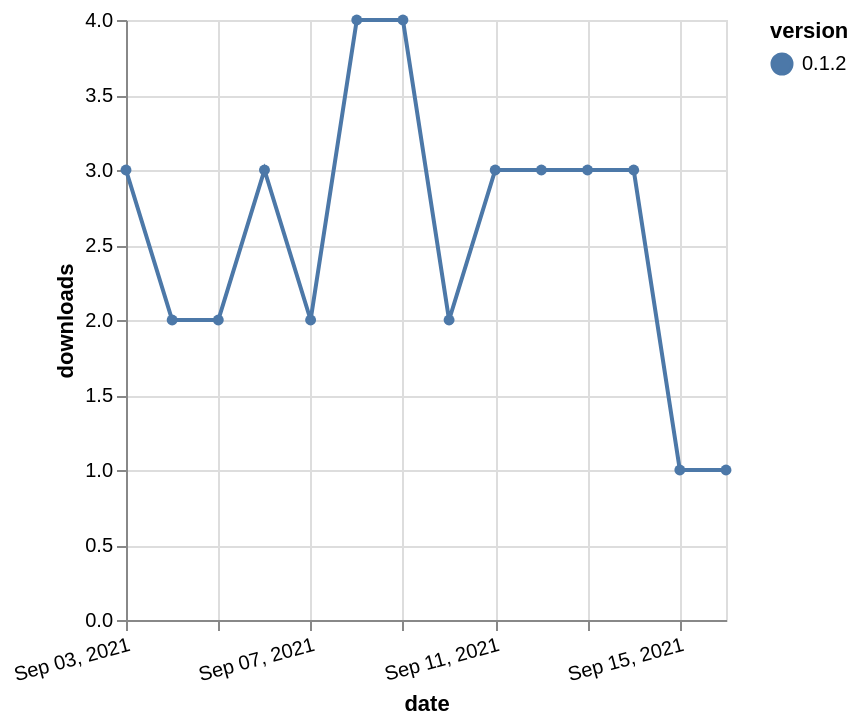

Here is the Vega-Lite specification saved for this chart:
### Vega-Lite specification from a JSON file in a GitHub repository (floating-point values rounded to 4 significant figures)
{"$schema": "https://vega.github.io/schema/vega-lite/v5.json", "description": "A simple bar chart with embedded data.", "data": {"values": [{"date": "2021-09-03", "total": 6549, "delta": 3, "version": "0.1.2"}, {"date": "2021-09-04", "total": 6551, "delta": 2, "version": "0.1.2"}, {"date": "2021-09-05", "total": 6553, "delta": 2, "version": "0.1.2"}, {"date": "2021-09-06", "total": 6556, "delta": 3, "version": "0.1.2"}, {"date": "2021-09-07", "total": 6558, "delta": 2, "version": "0.1.2"}, {"date": "2021-09-08", "total": 6562, "delta": 4, "version": "0.1.2"}, {"date": "2021-09-09", "total": 6566, "delta": 4, "version": "0.1.2"}, {"date": "2021-09-10", "total": 6568, "delta": 2, "version": "0.1.2"}, {"date": "2021-09-11", "total": 6571, "delta": 3, "version": "0.1.2"}, {"date": "2021-09-12", "total": 6574, "delta": 3, "version": "0.1.2"}, {"date": "2021-09-13", "total": 6577, "delta": 3, "version": "0.1.2"}, {"date": "2021-09-14", "total": 6580, "delta": 3, "version": "0.1.2"}, {"date": "2021-09-15", "total": 6581, "delta": 1, "version": "0.1.2"}, {"date": "2021-09-16", "total": 6582, "delta": 1, "version": "0.1.2"}]}, "width": "container", "mark": {"type": "line", "point": {"filled": true}}, "encoding": {"x": {"field": "date", "type": "temporal", "timeUnit": "yearmonthdate", "title": "date", "axis": {"labelAngle": -15}}, "y": {"field": "delta", "type": "quantitative", "title": "downloads"}, "color": {"field": "version", "type": "nominal"}, "tooltip": {"field": "delta"}}}
